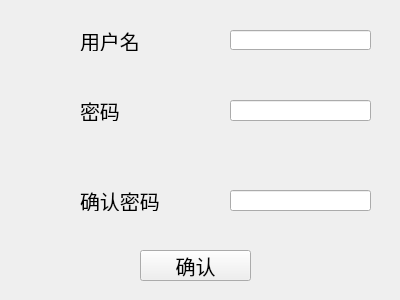
<?xml version="1.0" encoding="UTF-8"?>
<ui version="4.0">
 <class>register_window</class>
 <widget class="QWidget" name="register_window">
  <property name="geometry">
   <rect>
    <x>0</x>
    <y>0</y>
    <width>400</width>
    <height>300</height>
   </rect>
  </property>
  <property name="windowTitle">
   <string>Form</string>
  </property>
  <widget class="QPushButton" name="pushButton_execu">
   <property name="geometry">
    <rect>
     <x>140</x>
     <y>250</y>
     <width>111</width>
     <height>31</height>
    </rect>
   </property>
   <property name="font">
    <font>
     <pointsize>15</pointsize>
    </font>
   </property>
   <property name="text">
    <string>确认</string>
   </property>
  </widget>
  <widget class="QLineEdit" name="lineEdit_regname">
   <property name="geometry">
    <rect>
     <x>230</x>
     <y>30</y>
     <width>141</width>
     <height>20</height>
    </rect>
   </property>
   <property name="font">
    <font>
     <pointsize>15</pointsize>
    </font>
   </property>
  </widget>
  <widget class="QLineEdit" name="lineEdit_regpwd">
   <property name="geometry">
    <rect>
     <x>230</x>
     <y>100</y>
     <width>141</width>
     <height>21</height>
    </rect>
   </property>
   <property name="font">
    <font>
     <pointsize>15</pointsize>
    </font>
   </property>
  </widget>
  <widget class="QLineEdit" name="lineEdit_conpwd">
   <property name="geometry">
    <rect>
     <x>230</x>
     <y>190</y>
     <width>141</width>
     <height>21</height>
    </rect>
   </property>
   <property name="font">
    <font>
     <pointsize>15</pointsize>
    </font>
   </property>
  </widget>
  <widget class="QLabel" name="label_regname">
   <property name="geometry">
    <rect>
     <x>80</x>
     <y>30</y>
     <width>91</width>
     <height>21</height>
    </rect>
   </property>
   <property name="font">
    <font>
     <pointsize>15</pointsize>
    </font>
   </property>
   <property name="text">
    <string>用户名</string>
   </property>
  </widget>
  <widget class="QLabel" name="label_regpwd">
   <property name="geometry">
    <rect>
     <x>80</x>
     <y>100</y>
     <width>81</width>
     <height>21</height>
    </rect>
   </property>
   <property name="font">
    <font>
     <pointsize>15</pointsize>
    </font>
   </property>
   <property name="text">
    <string>密码</string>
   </property>
  </widget>
  <widget class="QLabel" name="label_confpwd">
   <property name="geometry">
    <rect>
     <x>80</x>
     <y>190</y>
     <width>81</width>
     <height>21</height>
    </rect>
   </property>
   <property name="font">
    <font>
     <pointsize>15</pointsize>
    </font>
   </property>
   <property name="text">
    <string>确认密码</string>
   </property>
  </widget>
 </widget>
 <resources/>
 <connections/>
</ui>
